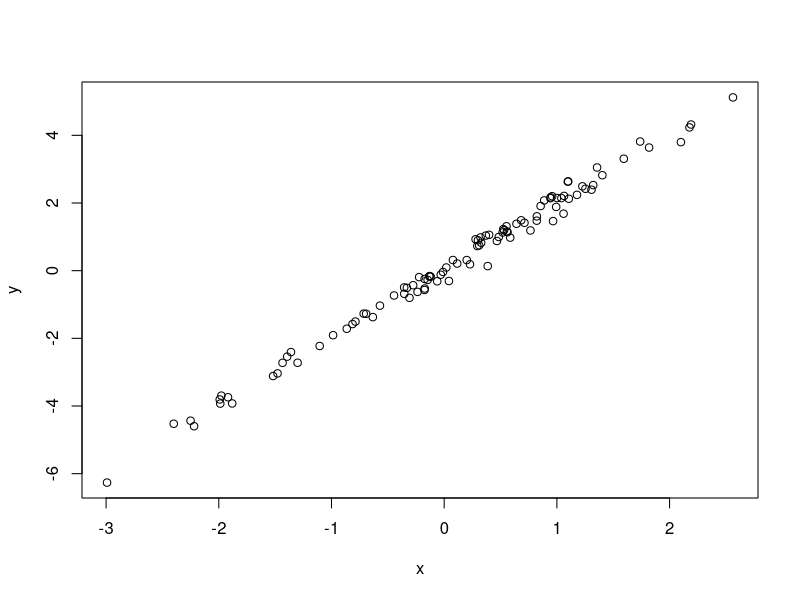

Write the R code that produced this figure.
#####################
# sample file git
#####################

# Simulate predictor variable
x <- rnorm(n = 100)
# Simulate response variable with some noise
y <- 2 * x + rnorm(n = 100, sd = 0.2)

# Plot the data
plot(x = x, y = y)